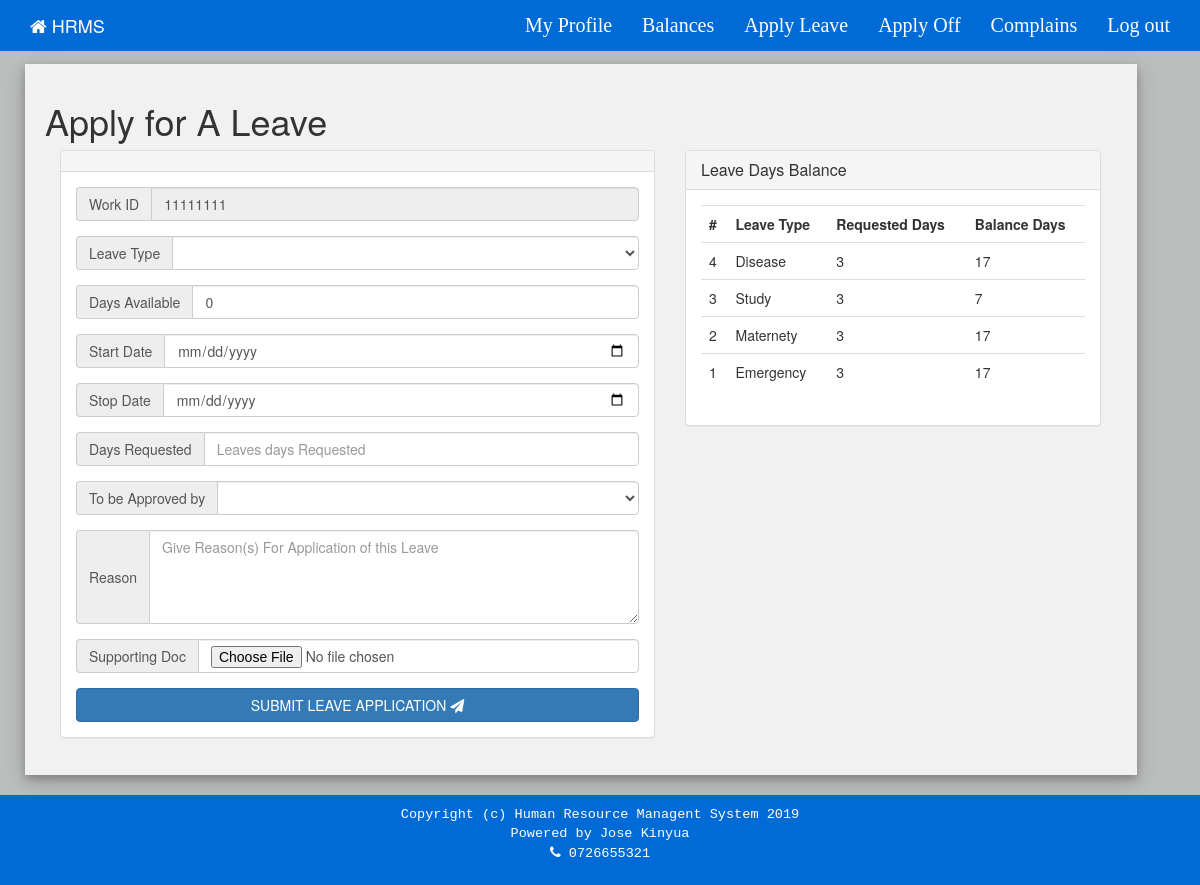
Page /le-apply.php (signed in) on the committed database.
### tables this page shows
CREATE TABLE `staff_tb` (
  `staffid` int(11) NOT NULL,
  `fname` varchar(50) NOT NULL,
  `lname` varchar(50) NOT NULL,
  `mname` varchar(50) NOT NULL,
  `gender` varchar(11) NOT NULL,
  `dob` date NOT NULL,
  `marriage` varchar(11) NOT NULL,
  `email` varchar(50) NOT NULL,
  `phone` int(15) NOT NULL,
  `national_id` int(15) NOT NULL,
  `county` varchar(50) NOT NULL,
  `city` varchar(50) NOT NULL,
  `address` varchar(50) NOT NULL,
  `work_id` int(11) NOT NULL,
  `role` varchar(11) NOT NULL,
  `ext` int(15) NOT NULL,
  `qualification` varchar(11) NOT NULL,
  `department` varchar(11) NOT NULL,
  `supervisor` varchar(50) NOT NULL,
  `status` varchar(11) NOT NULL,
  `office_no` varchar(15) NOT NULL,
  `username` varchar(50) NOT NULL,
  `password` varchar(100) NOT NULL,
  `conf_pass` varchar(100) NOT NULL,
  `level` int(11) NOT NULL,
  `active` varchar(50) NOT NULL DEFAULT 'YES',
  `created_at` timestamp NOT NULL DEFAULT CURRENT_TIMESTAMP ON UPDATE CURRENT_TIMESTAMP
);

CREATE TABLE `def_leave` (
  `def_leaveid` int(11) NOT NULL,
  `leave_name` varchar(50) NOT NULL,
  `def_days` int(11) NOT NULL
);

CREATE TABLE `leave_tb` (
  `leave_id` int(11) NOT NULL,
  `work_id` varchar(11) NOT NULL,
  `leave_type` varchar(50) NOT NULL,
  `days_avail` int(11) NOT NULL,
  `start_date` date NOT NULL,
  `stop_date` date NOT NULL,
  `days_req` int(11) NOT NULL,
  `approver` varchar(50) NOT NULL,
  `notes` varchar(255) NOT NULL,
  `doc` mediumblob NOT NULL,
  `status` varchar(50) NOT NULL DEFAULT 'PENDING',
  `applied_at` timestamp NOT NULL DEFAULT CURRENT_TIMESTAMP ON UPDATE CURRENT_TIMESTAMP
);

### lib/library.php (called while the page is built, shortened)
<?php
class DemoLib
{
    public function UserDetails($staffid)
    {
        try {
            $conn = db();
            $query = $conn->prepare("SELECT * FROM staff_tb WHERE staffid=:staffid");
            $query->bindParam("staffid", $staffid, PDO::PARAM_STR);
            $query->execute();
            if ($query->rowCount() > 0) {
                return $query->fetch(PDO::FETCH_OBJ);
            }
        } catch (PDOException $e) {
            exit($e->getMessage());
        }
    }
}

### le-apply.php (the view, shortened to what this page needs)
<?php
require __DIR__ . '/lib/library.php';
$app = new DemoLib();
$user = $app->UserDetails($_SESSION['staffid']);
?>
<!DOCTYPE html>
<html>
    <head>
        <link rel="stylesheet" type="text/css" href="css/le-css.css">
        <link href="bootstrap/css/bootstrap.min.css" rel="stylesheet">
        <link href="css/fontawesome/css/font-awesome.min.css" rel="stylesheet" type="text/css">
        <link href="css/fontawesome/css/font-awesome.css" rel="stylesheet" type="text/css">
    </head>
    <body><?php require ('le-nav-staff.php'); ?>
      <div class="container">
        <div class="row">
          <div class="add-tab card-4 left">
            <form method="post" class="u-form">
                <h1>Apply for A Leave</h1>
              <div class="col-md-7">
              <div class="panel panel-default">
                <div class="panel-heading">
                </div>
                <div class="panel-body">
                    <div class="form-group">
                      <div class="input-group">
                        <span class="input-group-addon">Work ID</span>
                        <input type="text" class="form-control" placeholder="" value="<?php echo $user->work_id; ?>" name="work_id" readonly>
                      </div>
                    </div>
                    <div class="form-group">
                      <div class="input-group">
                        <span class="input-group-addon">Leave Type</span>
                        <select name="leave_type" id="sel2" class="form-control" title="Choose Leave Type">
                          <?php
                            echo '<option value="'.$rows['type'].'">'.$rows['type'].'</option>';
                            $result = $conn->prepare("SELECT * FROM def_leave ORDER BY def_leaveid ASC");
                            $result->execute();
                            for($i=0; $row = $result->fetch(); $i++){
                              echo '<option value="'.$row[leave_name].'">'.$row[leave_name].'</option>';
                            }
                          ?>
                        </select>
                      </div>
                    </div>
                    <div class="form-group">
                      <div class="input-group">
                        <span class="input-group-addon">Days Available</span>
                        <input type="text" class="form-control" placeholder="Leave Days Available" value="<?php
                        echo $row['def_days'] - $row['days_req'];
                        ?>
                        "name="days_avail" >
                      </div>
                    </div>
                    <div class="form-group">
                      <div class="input-group">
                        <span class="input-group-addon">Start Date</span>
                        <input type="date" class="form-control" name="start_date" required>
                      </div>
                    </div>
                    <div class="form-group">
                      <div class="input-group">
                        <span class="input-group-addon">Stop Date</span>
                        <input type="date" class="form-control" name="stop_date" required>
                      </div>
                    </div>
                    <div class="form-group">
                      <div class="input-group">
                        <span class="input-group-addon">Days Requested</span>
                        <input type="number" class="form-control" placeholder="Leaves days Requested" name="days_req" required>
                      </div>
                    </div>
                    <div class="form-group">
                      <div class="input-group">
                        <span class="input-group-addon">To be Approved by</span>
                        <select name="approver"  title="choose Approver" class="form-control" id='sel2' required>
                          <option ></option>
                          <option value='FINANCE' >Finance Manager</option>
                        </select>
                      </div>
                    </div>
                    <div class="form-group">
                      <div class="input-group">
                        <span class="input-group-addon">Reason</span>
                        <textarea class="form-control" rows="4" id="comment" placeholder="Give Reason(s) For Application of this Leave" name="notes" required></textarea>
                      </div>
                    </div>
                    <div class="form-group">
                      <div class="input-group">
                        <span class="input-group-addon">Supporting Doc</span>
                        <input type="file" class="form-control" name="doc" required>
                      </div>
                    </div>
                    <button type="submit" class="btn btn-primary le-btn" name="submit_leave">SUBMIT LEAVE APPLICATION <i class="fa fa-send"></i></button>
                  </div>
                </div>
              </div>
           </form>
            <div class="col-md-5">
              <div class="panel panel-default">
                <div class="panel-heading">
                  <h3 class="panel-title">Leave Days Balance</h3>
                </div>
                <div class="panel-body">
                  <div class="table-responsive">
                    <table class="table table-hover">
                      <tbody>
                        <tr>
                          <th>#</th>
                          <th>Leave Type</th>
                          <th>Requested Days</th>
                          <th>Balance Days</th>
                        </tr>
                        <?php
                        $result = $conn->prepare("SELECT
                        def_leave.def_leaveid, def_leave.leave_name, def_leave.def_days, leave_tb.days_req , leave_tb.leave_type, leave_tb.work_id
                        FROM def_leave INNER JOIN leave_tb
                        ON (def_leave.leave_name = def_leave.leave_name) AND leave_tb.work_id = '$user->work_id'
                        ORDER BY def_leaveid DESC");
                        $result->execute();
                        for($i=0; $row = $result->fetch(); $i++){ ?>
                        <tr>
                          <td><?php echo $row['def_leaveid']; ?></td>
                          <td><?php echo $row['leave_name']; ?></td>
                          <td><?php echo $row['days_req']; ?></td>
                          <td><?php echo $row['def_days'] - $row['days_req']; ?></td>
                        </tr>
                        <?php } ?>
                      </tbody>
                    </table>
                  </div>
                </div>
              </div>
            </div>
          </div>
        </div>
      </div>
<?php require('footer.php'); ?>

### le-nav-staff.php (shortened to what this page needs)
<div class="navbar navbar-inverse navbar-fixed-top">
  <div class="container">
    <div class="navbar-header">
      <a class="navbar-brand" href="le-user.php"><i class="fa fa-home"></i> HRMS</a>
    </div>
    <div class="navbar-collapse collapse">
      <ul class="nav navbar-nav navbar-right">
        <li><a href="le-profile.php">My Profile</a></li>
        <li><a href="le-status.php">Balances</a></li>
        <li><a href="le-apply.php">Apply Leave</a></li>
        <li><a href="le-dayoff.php">Apply Off</a></li>
        <li><a href="le-comp-user.php">Complains</a></li>
        <li><a href="logout.php">Log out</a></li>
        </ul>
    </div>
  </div>
</div>

### footer.php (shortened to what this page needs)
    <div class="main-footer">
            <div class="bottom_footer">
              <p class="p">Copyright (c) Human Resource Managent System <?php echo date("Y"); ?><br>Powered by Jose Kinyua<br><i class="fa fa-phone"></i> 0726655321</p>
            </div>
        </div>
  </body>
</html>

### css/le-css.css (style rules this page uses)
body { background-color: #BCBDBD;color: #000; font-family:Calibri,Candara;font-size: 16px; padding-top: 54px; }
input, #in { z-index: -1; }
.le-btn { width: 100% }
ul { padding:0; color:black; font-family: Bauer Bodoni White; list-style:none; text-align:center; font-size:20px; }
.add-tab { width: 95%; min-height: 487px; background: #f1f1f1; padding:16.66px 20px; margin: 10px ;position: ;margin-bottom: 20px; }
.main-footer { font-family:monospace;bottom:0;padding-top:25px;position:;width:100%;padding:0;margin: 0; }
.bottom_footer { background: #006bd6; color: #fff; height: 90px; margin:; margin-bottom: 0; padding-top: 10px; }
.p { color: #fff; text-align: center;font-size: 13.55px; }
.card-4 { box-shadow:0 4px 8px 0 rgba(0,0,0,0.2),0 6px 20px 0 rgba(0,0,0,0.19) }
.left { float: left }

### rows in the picture
staff_tb: work_id "11111111"
def_leave: def_leaveid "4", leave_name "Disease", leave_tb.days_req "3", $row['def_days']-$row['days_req'] "17"
def_leave: def_leaveid "3", leave_name "Study", leave_tb.days_req "3", $row['def_days']-$row['days_req'] "7"
def_leave: def_leaveid "2", leave_name "Maternety", leave_tb.days_req "3", $row['def_days']-$row['days_req'] "17"
def_leave: def_leaveid "1", leave_name "Emergency", leave_tb.days_req "3", $row['def_days']-$row['days_req'] "17"
